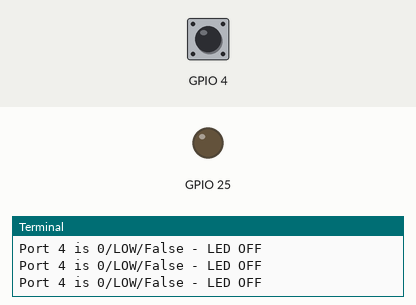
This program was run on a simulated Raspberry Pi (BCM pin numbers). On the bench: output pins drawn as LEDs (lit = HIGH), the last lines printed to the terminal. Inputs (shaded band) come from the test bench; at power-on: GPIO 4 LOW.

Above: at 1.2 s.
1.3 s: GPIO 4 pulled HIGH for 0.15 s
At 1.4 s:
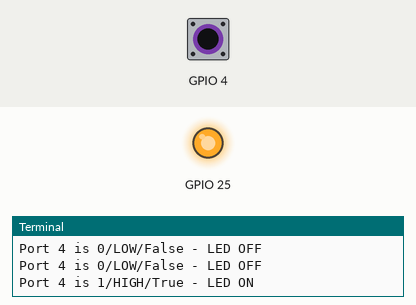
3.0 s: GPIO 4 pulled HIGH for 3.2 s
At 7.1 s:
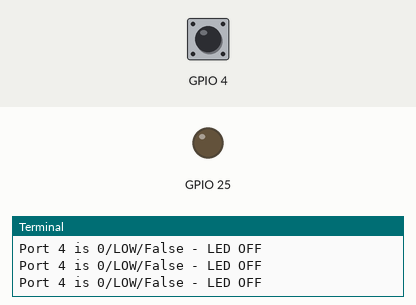
Timing chart, 0 to 8.6 s (numbered marks = the images above; inputs shaded):
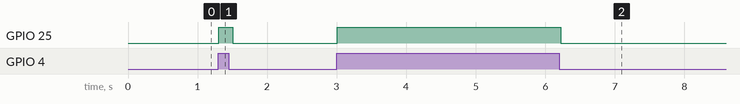

Measured:
- after the input at 1.3 s, GPIO 25: LOW → HIGH at once, → LOW 0.20 s later
- after the input at 3.0 s, GPIO 25: LOW → HIGH at once, → LOW 3.2 s later

The program:

_06_raspiSerie_oi_Raspi.py
```python
#!/usr/bin/env python

# File          _06_raspiSerie_oi_Raspi.py
# Project:      #raspiSerie-06 Raspberry Pi Ripple Board w/ PCF8591P
# Description:  Turn on & off led on GPIO.24 using button on GPIO.4
# Youtube:      http://goo.gl/unfHZA
# G+/j3:        http://goo.gl/FOZblH
# Run:          sudo phyton io_rasp.py
# Stop:         CTRL+C
# Date:         sept-2016
# Software: 	  2016-05-27-raspian-jessie
#   		        Python 2.7.9
#---------------------------------------------------------------------------------
#  This program is free software: you can redistribute it and/or modify
#  it under the terms of the GNU General Public License v3 as published by
#  the Free Software Foundation
#---------------------------------------------------------------------------------
import RPi.GPIO as GPIO
from time import sleep     # this lets us have a time delay (see line 12)
GPIO.setmode(GPIO.BCM)     # set up BCM GPIO numbering
#GPIO.setup(4, GPIO.IN)    # set GPIO4 as input (button) with pull-down & up
GPIO.setup(4, GPIO.IN, pull_up_down=GPIO.PUD_DOWN) # need pull-up only
GPIO.setup(25, GPIO.OUT)   # set GPIO25 as an output (LED)

try:
    while True:            # this will carry on until you hit CTRL+C
        if GPIO.input(4):  # if port 25 == 1
            print "Port 4 is 1/HIGH/True - LED ON"
            GPIO.output(25, 1)  # set port/pin value to 1/HIGH/True
        else:
            print "Port 4 is 0/LOW/False - LED OFF"
            GPIO.output(25, 0)  # set port/pin value to 0/LOW/False
        sleep(0.1)         # wait 0.1 seconds

finally:                   #  run no matter how the try block exits
    GPIO.cleanup()
```
